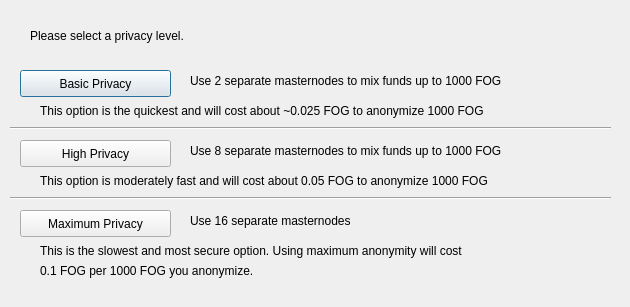
<?xml version="1.0" encoding="UTF-8"?>
<ui version="4.0">
 <class>DarksendConfig</class>
 <widget class="QDialog" name="DarksendConfig">
  <property name="geometry">
   <rect>
    <x>0</x>
    <y>0</y>
    <width>630</width>
    <height>307</height>
   </rect>
  </property>
  <property name="windowTitle">
   <string>Configure Darksend</string>
  </property>
  <widget class="QPushButton" name="buttonBasic">
   <property name="geometry">
    <rect>
     <x>20</x>
     <y>70</y>
     <width>151</width>
     <height>27</height>
    </rect>
   </property>
   <property name="text">
    <string>Basic Privacy</string>
   </property>
  </widget>
  <widget class="QPushButton" name="buttonHigh">
   <property name="geometry">
    <rect>
     <x>20</x>
     <y>140</y>
     <width>151</width>
     <height>27</height>
    </rect>
   </property>
   <property name="text">
    <string>High Privacy</string>
   </property>
  </widget>
  <widget class="QPushButton" name="buttonMax">
   <property name="geometry">
    <rect>
     <x>20</x>
     <y>210</y>
     <width>151</width>
     <height>27</height>
    </rect>
   </property>
   <property name="text">
    <string>Maximum Privacy</string>
   </property>
  </widget>
  <widget class="QLabel" name="label">
   <property name="geometry">
    <rect>
     <x>30</x>
     <y>20</y>
     <width>571</width>
     <height>31</height>
    </rect>
   </property>
   <property name="text">
    <string>Please select a privacy level.</string>
   </property>
  </widget>
  <widget class="QLabel" name="label_2">
   <property name="geometry">
    <rect>
     <x>190</x>
     <y>70</y>
     <width>421</width>
     <height>21</height>
    </rect>
   </property>
   <property name="text">
    <string>Use 2 separate masternodes to mix funds up to 1000 FOG</string>
   </property>
  </widget>
  <widget class="QLabel" name="label_3">
   <property name="geometry">
    <rect>
     <x>190</x>
     <y>140</y>
     <width>411</width>
     <height>21</height>
    </rect>
   </property>
   <property name="text">
    <string>Use 8 separate masternodes to mix funds up to 1000 FOG</string>
   </property>
  </widget>
  <widget class="QLabel" name="label_4">
   <property name="geometry">
    <rect>
     <x>190</x>
     <y>210</y>
     <width>421</width>
     <height>21</height>
    </rect>
   </property>
   <property name="text">
    <string>Use 16 separate masternodes</string>
   </property>
  </widget>
  <widget class="QLabel" name="label_6">
   <property name="geometry">
    <rect>
     <x>40</x>
     <y>100</y>
     <width>561</width>
     <height>21</height>
    </rect>
   </property>
   <property name="text">
    <string>This option is the quickest and will cost about ~0.025 FOG to anonymize 1000 FOG</string>
   </property>
  </widget>
  <widget class="QLabel" name="label_7">
   <property name="geometry">
    <rect>
     <x>40</x>
     <y>170</y>
     <width>561</width>
     <height>21</height>
    </rect>
   </property>
   <property name="text">
    <string>This option is moderately fast and will cost about 0.05 FOG to anonymize 1000 FOG</string>
   </property>
  </widget>
  <widget class="QLabel" name="label_8">
   <property name="geometry">
    <rect>
     <x>40</x>
     <y>240</y>
     <width>561</width>
     <height>21</height>
    </rect>
   </property>
   <property name="text">
    <string>This is the slowest and most secure option. Using maximum anonymity will cost</string>
   </property>
  </widget>
  <widget class="QLabel" name="label_9">
   <property name="geometry">
    <rect>
     <x>40</x>
     <y>260</y>
     <width>561</width>
     <height>21</height>
    </rect>
   </property>
   <property name="text">
    <string>0.1 FOG per 1000 FOG you anonymize.</string>
   </property>
  </widget>
  <widget class="Line" name="line">
   <property name="geometry">
    <rect>
     <x>10</x>
     <y>120</y>
     <width>601</width>
     <height>16</height>
    </rect>
   </property>
   <property name="orientation">
    <enum>Qt::Horizontal</enum>
   </property>
  </widget>
  <widget class="Line" name="line_2">
   <property name="geometry">
    <rect>
     <x>10</x>
     <y>190</y>
     <width>601</width>
     <height>16</height>
    </rect>
   </property>
   <property name="orientation">
    <enum>Qt::Horizontal</enum>
   </property>
  </widget>
 </widget>
 <resources/>
 <connections/>
</ui>
